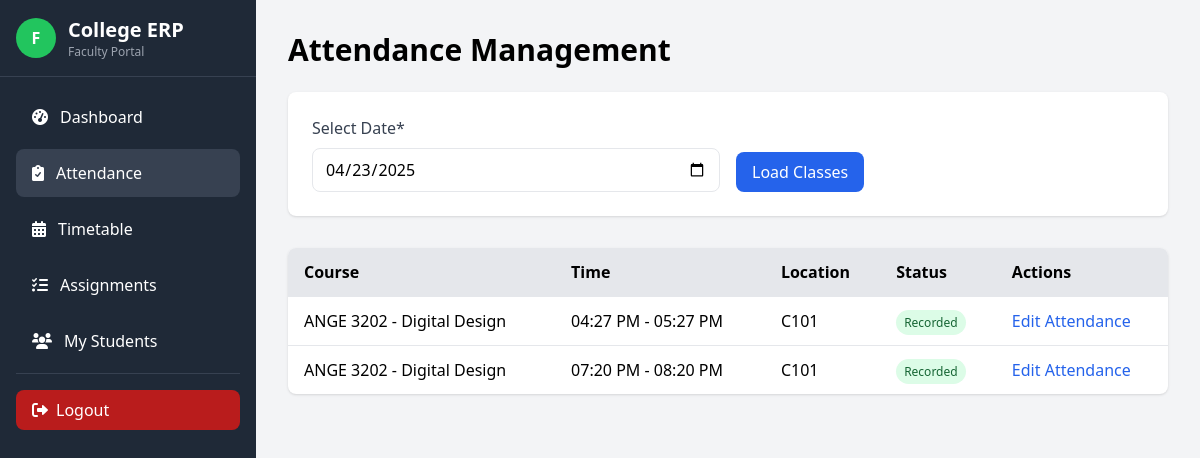
Screenshot of /faculty/attendance.php?date=2025-04-23 (signed in) with the database file from the repository.
### tables this page shows
CREATE TABLE IF NOT EXISTS `timetable` (
  `id` int NOT NULL AUTO_INCREMENT,
  `course_id` int DEFAULT NULL,
  `faculty_id` int DEFAULT NULL,
  `day` varchar(10) NOT NULL,
  `class_date` date NOT NULL,
  `start_time` time NOT NULL,
  `end_time` time NOT NULL,
  `room` varchar(20) NOT NULL,
  PRIMARY KEY (`id`)
);

CREATE TABLE IF NOT EXISTS `subjects` (
  `subject_id` int NOT NULL AUTO_INCREMENT,
  `subject_code` varchar(20) NOT NULL,
  `subject_name` varchar(100) NOT NULL,
  `program_id` int DEFAULT NULL,
  `semester` int NOT NULL,
  `credits` int NOT NULL,
  PRIMARY KEY (`subject_id`),
  UNIQUE KEY `subject_code` (`subject_code`)
);

### faculty/attendance.php (the view, shortened to what this page needs)
<?php
require_once '../config/db.php';
$stmt = $pdo->prepare("SELECT faculty_id, full_name FROM faculty WHERE user_id = ?");
$stmt->execute([$_SESSION['user_id']]);
$faculty = $stmt->fetch();
$date = $_GET['date'] ?? date('Y-m-d');
$classes = [];
if (!empty($date)) {
    $stmt = $pdo->prepare("
        SELECT
            t.id AS timetable_id,
            s.subject_id,
            s.subject_code,
            s.subject_name,
            t.day,
            t.start_time,
            t.end_time,
            t.room,
            (SELECT COUNT(*) FROM attendance
             WHERE course_id = s.subject_id AND date = ?) AS attendance_recorded
        FROM timetable t
        JOIN subjects s ON t.course_id = s.subject_id
        JOIN faculty_subjects fs ON s.subject_id = fs.subject_id
        WHERE fs.faculty_id = ? AND t.day = ?
        ORDER BY t.start_time
    ");
    $day = date('l', strtotime($date));
    $stmt->execute([$date, $faculty['faculty_id'], $day]);
    $classes = $stmt->fetchAll();
}
?>
<!DOCTYPE html>
<html lang="en">
<head>
    <script src="https://cdn.tailwindcss.com"></script>
    <link rel="stylesheet" href="https://cdnjs.cloudflare.com/ajax/libs/font-awesome/6.0.0/css/all.min.css">
</head>
<body class="bg-gray-100">
<div class="md:flex">
<?php include '../includes/faculty_sidebar.php'; ?>
    <div class="main-content p-8 mt-16 md:mt-0 mt-16 md:ml-64 w-full">
        <h1 class="text-3xl font-bold mb-6">Attendance Management</h1>
        <div class="bg-white p-6 rounded-lg shadow mb-8">
            <form method="get">
                <div class="grid grid-cols-1 md:grid-cols-2 gap-4">
                    <div>
                        <label class="block text-gray-700 mb-2">Select Date*</label>
                        <input type="date" name="date" value="<?= $date ?>"
                               class="w-full px-3 py-2 border rounded-lg focus:outline-none focus:ring-2 focus:ring-blue-500"
                               onchange="this.form.submit()">
                    </div>
                    <div class="flex items-end">
                        <button type="submit"
                                class="bg-blue-600 text-white py-2 px-4 rounded-lg hover:bg-blue-700 transition">
                            Load Classes
                        </button>
                    </div>
                </div>
            </form>
        </div>
        <?php if (!empty($date)): ?>
        <div class="bg-white rounded-lg shadow overflow-hidden">
            <table class="min-w-full">
                <thead class="bg-gray-200">
                    <tr>
                        <th class="py-3 px-4 text-left">Course</th>
                        <th class="py-3 px-4 text-left">Time</th>
                        <th class="py-3 px-4 text-left">Location</th>
                        <th class="py-3 px-4 text-left">Status</th>
                        <th class="py-3 px-4 text-left">Actions</th>
                    </tr>
                </thead>
                <tbody>
                    <?php if (empty($classes)): ?>
                        <tr>
                            <td colspan="5" class="py-4 px-4 text-center text-gray-500">
                                No classes scheduled for <?= date('l, F j, Y', strtotime($date)) ?>
                            </td>
                        </tr>
                    <?php else: ?>
                        <?php foreach ($classes as $class): ?>
                        <tr class="border-t hover:bg-gray-50">
                            <td class="py-3 px-4 font-medium">
                                <?= htmlspecialchars($class['subject_code']) ?> -
                                <?= htmlspecialchars($class['subject_name']) ?>
                            </td>
                            <td class="py-3 px-4">
                                <?= date('h:i A', strtotime($class['start_time'])) ?> -
                                <?= date('h:i A', strtotime($class['end_time'])) ?>
                            </td>
                            <td class="py-3 px-4"><?= htmlspecialchars($class['room']) ?></td>
                            <td class="py-3 px-4">
                                <?php if ($class['attendance_recorded'] > 0): ?>
                                    <span class="bg-green-100 text-green-800 px-2 py-1 rounded-full text-xs">
                                        Recorded
                                    </span>
                                <?php else: ?>
                                    <span class="bg-yellow-100 text-yellow-800 px-2 py-1 rounded-full text-xs">
                                        Pending
                                    </span>
                                <?php endif; ?>
                            </td>
                            <td class="py-3 px-4">
                                <button onclick="openAttendanceModal(
                                    <?= $class['subject_id'] ?>,
                                    '<?= htmlspecialchars(addslashes($class['subject_code'].' - '.$class['subject_name'])) ?>',
                                    '<?= $date ?>'
                                )" class="text-blue-600 hover:text-blue-800">
                                    <?= $class['attendance_recorded'] > 0 ? 'Edit' : 'Take' ?> Attendance
                                </button>
                            </td>
                        </tr>
                        <?php endforeach; ?>
                    <?php endif; ?>
                </tbody>
            </table>
        </div>
        <?php endif; ?>
    </div>
</div>
</body>
</html>

### rows the page displays
timetable: subjects.subject_code "ANGE 3202", subjects.subject_name "Digital Design", start_time "04:27 PM", end_time "05:27 PM", room "C101"
timetable: subjects.subject_code "ANGE 3202", subjects.subject_name "Digital Design", start_time "07:20 PM", end_time "08:20 PM", room "C101"
